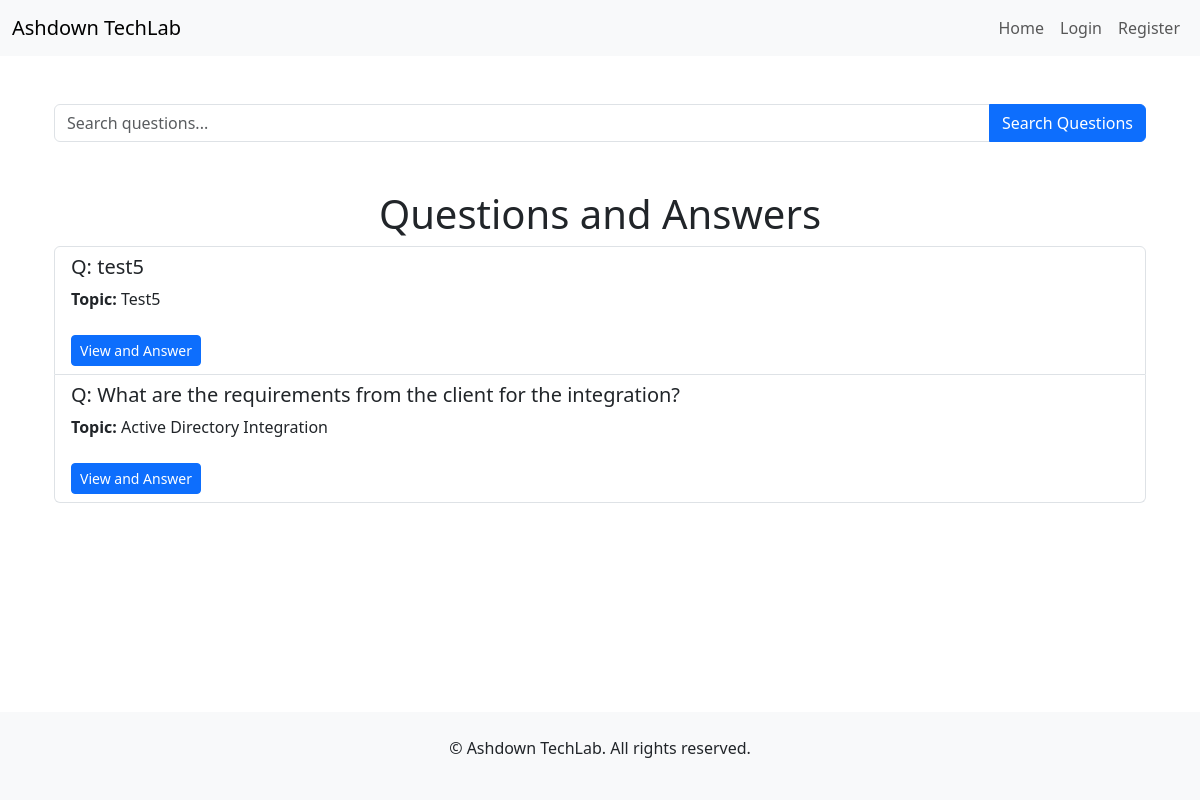
The app's page /q_search, older data.
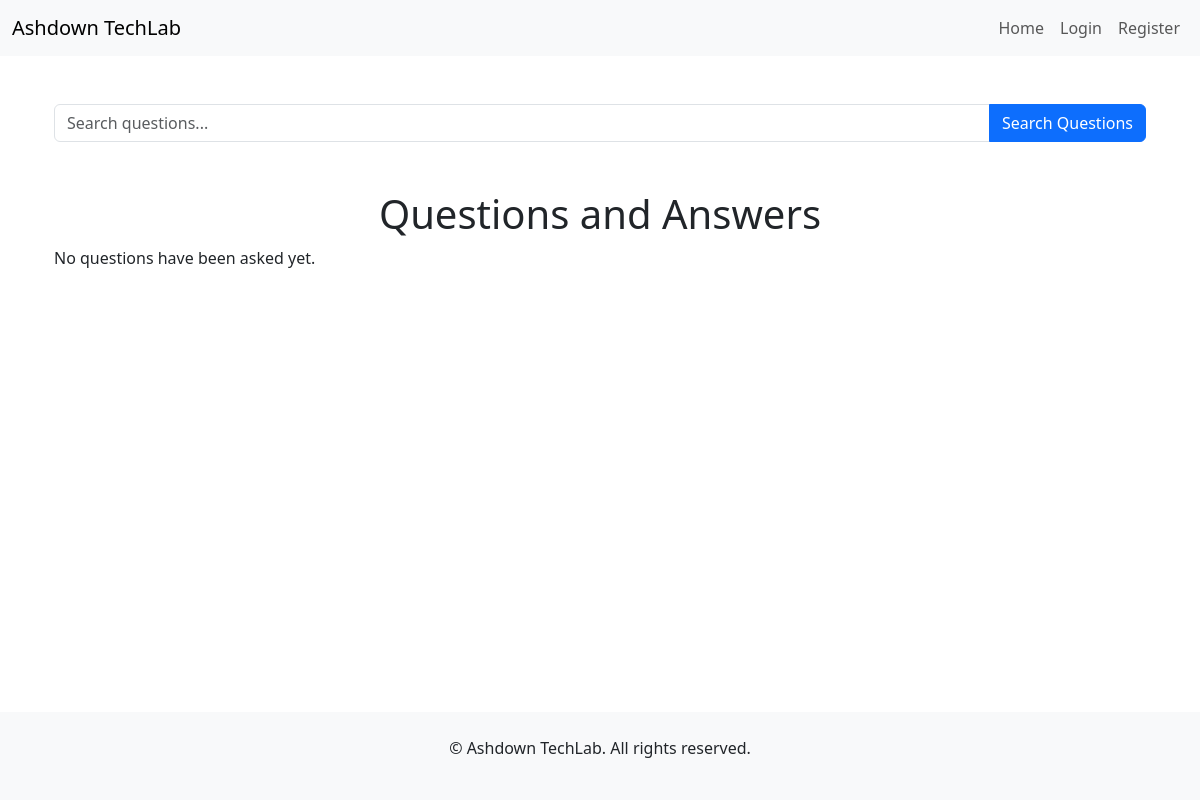
The same page, newer data.
### tables this page shows
CREATE TABLE questions (
                id INTEGER PRIMARY KEY AUTOINCREMENT,
                topic TEXT NOT NULL,
                question TEXT NOT NULL,
                author TEXT NOT NULL,
                created_at TIMESTAMP DEFAULT CURRENT_TIMESTAMP
            );

### app.py (the view)
@app.route('/q_search', methods=['GET'])
def q_search():
    query = request.args.get('query', '')  # Get the search query from the URL
    conn = get_db_connection()
    questions = conn.execute(
        'SELECT * FROM questions WHERE topic LIKE ? OR question LIKE ?',
        (f'%{query}%', f'%{query}%')
    ).fetchall()
    conn.close()
    return render_template('questions.html', questions=questions, query=query)

### app.py (called while the page is built)
def get_db_connection():
    conn = sqlite3.connect('site.db')
    conn.row_factory = sqlite3.Row  # Allows us to access columns by name
    return conn

### templates/questions.html (shortened to what this page needs)
{% extends "base.html" %}
{% block content %}
    <div class="container">
        <form action="{{ url_for('q_search') }}" method="get" class="mb-4">
            <div class="input-group">
                <input type="text" name="query" class="form-control" placeholder="Search questions..." required>
                <button type="submit" class="btn btn-primary">Search Questions</button>
            </div>
        </form>
    </div>
    <div class="container mt-5">
        <h1 class="text-center">Questions and Answers</h1>
        {% if questions %}
            <ul class="list-group">
                {% for question in questions %}
                    <li class="list-group-item">
                        <h5>Q: {{ question['question'] }}</h5>
                        <p><strong>Topic:</strong> {{ question['topic'] }}</p>
                        <a href="{{ url_for('answer_question', question_id=question['id']) }}" class="btn btn-sm btn-primary mt-2">View and Answer</a>
                    </li>
                {% endfor %}
            </ul>
        {% else %}
            <p>No questions have been asked yet.</p>
        {% endif %}
    </div>
{% endblock %}

Row changes from the older to the newer data that the page shows:
removed questions: question "test5", topic "Test5"
removed questions: question "What are the requirements from the client for the integration?", topic "Active Directory Integration"
Text that changed along with them:
text now shown: "No questions have been asked yet."
